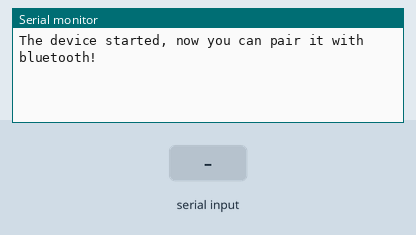
The sketch below on a simulated ESP32. Shown: the last lines printed to the serial monitor. The test bench sets the inputs (shaded band). Nothing arrives over Bluetooth unless stated.

Above: at 1.2 s.
1.3 s: "1" received over Serial
At 2.5 s:
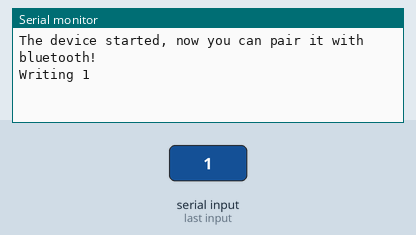
2.8 s: "1" received over the second serial link
At 3.8 s:
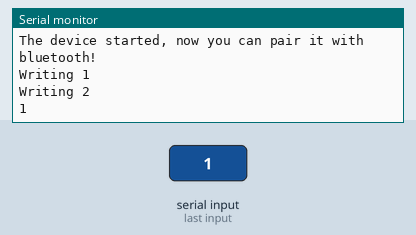
4.3 s: "0" received over the second serial link
At 4.8 s:
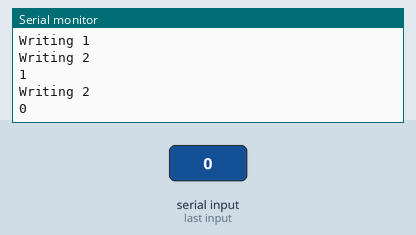

The sketch:

Sketch_02.1_SerialToSerialBT.ino
```cpp
/**********************************************************************
  Filename    : SerialToSerialBT
  Description : ESP32 communicates with the phone by bluetooth and print phone's data via a serial port
  Auther      : www.freenove.com
  Modification: 2020/07/11
**********************************************************************/
#include "BluetoothSerial.h"

BluetoothSerial SerialBT;
String buffer;
void setup() {
  Serial.begin(115200);
  SerialBT.begin("ESP32test"); //Bluetooth device name
  Serial.println("\nThe device started, now you can pair it with bluetooth!");
}

void loop()
{
  if (Serial.available()) {
     Serial.println("\nWriting 1");
    SerialBT.write(Serial.read());
    SerialBT.write(Serial.read());
  }
  if (SerialBT.available()) {
    Serial.println("\nWriting 2");
    Serial.write(SerialBT.read());
  }
  delay(20);
}
```

Measured:
- after the input at 1.3 s, the serial monitor: prints a new line at once (image 1)
- after the input at 2.8 s, the serial monitor: prints a new line at once (image 2)
- after the input at 4.3 s, the serial monitor: prints a new line at once (image 3)
